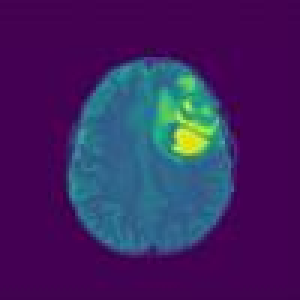
#> input picture images/demo/img_t2/T2-18.jpg, 100 x 100 px, found by its file name (shown 3 times larger)
$ python read.py
#> lines starting #> are read from the running program, lines starting #| are printed output that depends on the picture; after the words box and inside, x2 and y2 are one past the last pixel; in counts of white or black regions, pixels touching at a corner belong together
import numpy as np
import cv2
import matplotlib.pyplot as plt
import matplotlib.image as mpimg
import os
from PIL import Image


def BGR_to_RGB(cvimg):
    pilimg = cvimg.copy()
    pilimg[:, :, 0] = cvimg[:, :, 2]
    pilimg[:, :, 2] = cvimg[:, :, 0]
    return pilimg

'''
data = np.load("static/images/demo/img_t2/T2-17.npy", allow_pickle=True)
# [4 lines of commented-out code are left out]
plt.imshow(data)              #执行这一行后并不会立即看到图像，这一行更像是将depthmap载入到plt里
plt.xticks([])  # 去掉x轴
plt.yticks([])  # 去掉y轴
plt.axis('off')  # 去掉坐标轴
# plt.colorbar()                   #添加colorbar
plt.savefig('T2-17.jpg')       #执行后可以将文件保存为jpg格式图像，可以双击直接查看。也可以不执行这一行，直接执行下一行命令进行可视化。但是如果要使用命令行将其保存，则需要将这行代码置于下一行代码之前，不然保存的图像是空白的
# plt.savefig('T2-14.jpg')
# plt.savefig('T2-17.jpg')
# plt.savefig('T2-18.jpg')
plt.show()                        #在线显示图像
'''


# [7 lines of commented-out code are left out]
image = mpimg.imread('static/images/demo/img_t2/T2-18.jpg')
#> image is the input picture: shape (100, 100, 3); mean R, G, B 63.2, 35.2, 97.4
# [5 lines of commented-out code are left out]
img1 = image.copy()
img2 = image.copy()
# [6 lines of commented-out code are left out]
mask1 = mpimg.imread('static/images/demo/gt_ed/18.jpg')
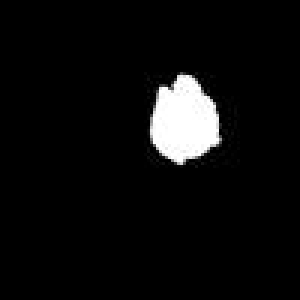
#> input picture images/demo/gt_ed/18.jpg, 100 x 100 px, found by its file name (shown 3 times larger)
#> mask1 is the input picture: shape (100, 100, 3); min 0, max 255, mean 12.8
mask2 = mpimg.imread('static/images/demo/gt_ncr/18.jpg')
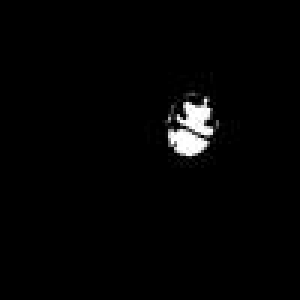
#> input picture images/demo/gt_ncr/18.jpg, 100 x 100 px, found by its file name (shown 3 times larger)
#> mask2 is the input picture: shape (100, 100, 3); min 0, max 255, mean 4.4
# mask1 = mpimg.imread('static/images/demo/ET-T2-100.jpg')
# mask1 = Image.open('static/images/demo/ET-T2-100.jpg')

img1[:,:,:][mask1[:,:,:]>=[200,200,200]] = 255
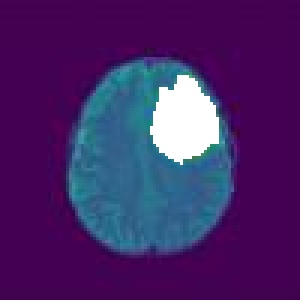
#> img1: shape (100, 100, 3) (shown 3 times larger); 4.75% of pixels changed, all inside (x1, y1, x2, y2) = (50, 25, 73, 55)
img2[:,:,:][mask2[:,:,:]>=[200,200,200]] = 255
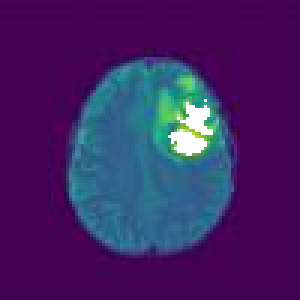
#> img2: shape (100, 100, 3) (shown 3 times larger); 1.36% of pixels changed, all inside (x1, y1, x2, y2) = (56, 33, 71, 52)
img1 = BGR_to_RGB(img1)
#> in BGR_to_RGB, `pilimg[:, :, 0] = cvimg[:, :, 2]`:
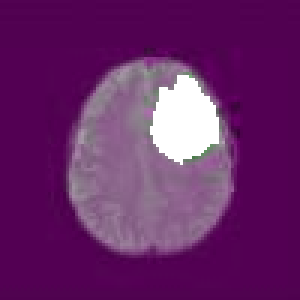
#> pilimg: shape (100, 100, 3) (shown 3 times larger); mean R, G, B 104.5, 38.9, 104.5
#> in BGR_to_RGB, `pilimg[:, :, 2] = cvimg[:, :, 0]`:
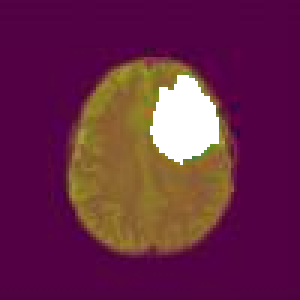
#> pilimg: shape (100, 100, 3) (shown 3 times larger); mean R, G, B 104.5, 38.9, 71.2
img2 = BGR_to_RGB(img2)
#> in BGR_to_RGB (call 2), `pilimg[:, :, 0] = cvimg[:, :, 2]`:
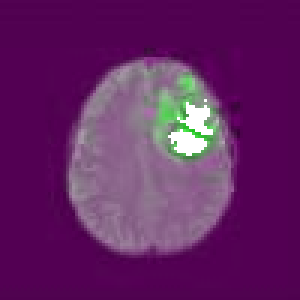
#> pilimg: shape (100, 100, 3) (shown 3 times larger); mean R, G, B 99.8, 35.9, 99.8

# [14 lines of commented-out code are left out]
cv2.imwrite('static/images/demo/final/ED-18-T2.jpg',img1)
cv2.imwrite('static/images/demo/final/NCR-18-T2.jpg',img2)
# cv2.imwrite('static/images/demo/ET-22-T2.jpg',img1)
